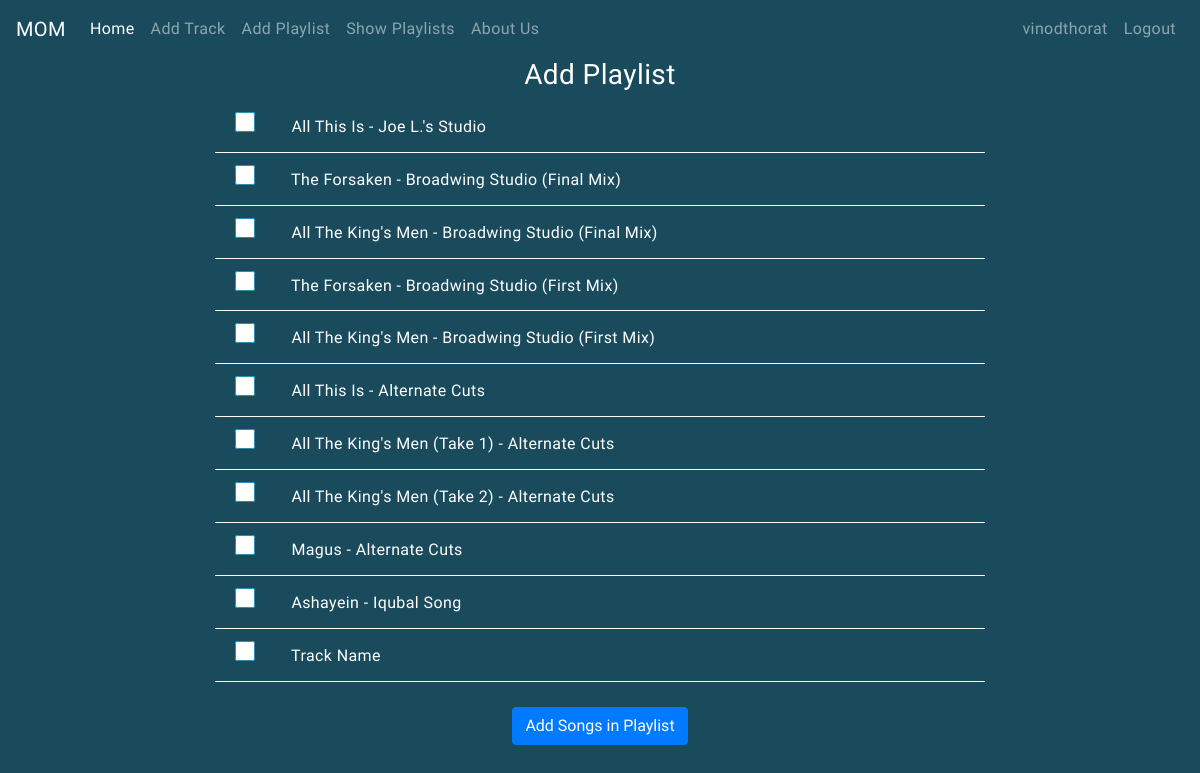
Page /add_tracks_to_playlist (signed in) on the committed database.
### app.py (models this page shows, shortened)
class User(UserMixin, db.Model):
    id = db.Column(db.Integer, primary_key=True)
    username = db.Column(db.String(15), unique=True)
    email = db.Column(db.String(50), unique=True)
    password = db.Column(db.String(80))

class Track(db.Model):
    track_id = db.Column(db.Integer, primary_key=True)
    name = db.Column(db.String(200), nullable=False)
    duration = db.Column(db.String(5), nullable=False)
    file = db.Column(db.String(1000), nullable=False)
    emotion = db.Column(db.String(10), nullable=False)

### app.py (the view)
@app.route('/add_tracks_to_playlist', methods=['POST','GET'])
def add_tracks_to_playlist():
    if request.method == 'POST':
        playlist_id = request.args.get('playlist_id')
        inputs = request.form.to_dict()
        for track_id in inputs:
            trackGroup = TrackGroup(
                track_id = int(track_id),
                playlist_id = playlist_id
            )
            db.session.add(trackGroup)
        db.session.commit()
        return redirect('/')
    else:
        tracks = Track.query.all()
        return render_template('add_tracks_to_playlist.html', tracks=tracks)

### app.py (called while the page is built)
@login_manager.user_loader
def load_user(user_id):
    return User.query.get(int(user_id))

### templates/add_tracks_to_playlist.html (shortened to what this page needs)
{% extends 'base.html' %}
{% block body %}
<div class="container">
    <center><h3 class="font-weight-normal">Add Playlist</h3></center>
    <form action="" method="POST">
        <ul class="list-group list-group-flush">
            {% for track in tracks %}
            <li class="list-group-item" style="background-color: #194b5d;border-color: #ffffff;">
                <input type="checkbox" name="{{track.track_id}}" class="checkbox" aria-label="Checkbox for following text input">
                {{track.name}}
            </li>
            {% endfor %}
        </ul>
        <br>
        <center><button class="btn btn-primary">Add Songs in Playlist</button></center>
    </form>
</div>
<br><br>
{% endblock%}

### templates/base.html (shortened to what this page needs)
<!DOCTYPE html>
<html lang="en">
<head>
    <link rel="stylesheet" href="https://stackpath.bootstrapcdn.com/bootstrap/4.4.1/css/bootstrap.min.css">
    <link rel="stylesheet" type="text/css" href="https://cdn.plyr.io/3.5.6/plyr.css">
    <link href="https://stackpath.bootstrapcdn.com/font-awesome/4.7.0/css/font-awesome.min.css" rel="stylesheet">
    <link rel="stylesheet" type="text/css" href="{{ url_for('static',filename='css/main.css')}}">
</head>
<body>
    <nav id="myNavBar" class="navbar navbar-expand-lg navbar-dark bg-dark">
        <a class="navbar-brand" href="#">MOM</a>
        <div class="collapse navbar-collapse" id="navbarSupportedContent">
          <ul class="navbar-nav mr-auto">
            <li class="nav-item active">
              <a class="nav-link" href="/">Home <span class="sr-only">(current)</span></a>
            </li>
            <li class="nav-item">
              <a class="nav-link" href="{{ url_for('add_track') }}">Add Track</a>
            </li>
            <li class="nav-item">
              <a class="nav-link" href="/add_playlist">Add Playlist</a>
            </li>
            <li class="nav-item">
              <a class="nav-link" href="/show_playlists">Show Playlists</a>
            </li>
            <li class="nav-item">
              <a class="nav-link" href="/aboupla">About Us</a>
            </li>
          </ul>
          <ul class="navbar-nav my-2 my-lg-0">
                {% if current_user.username is undefined %}
                <li class="nav-item"><a class="nav-link" href="/login">Login</a></li>
                <li class="nav-item"><a class="nav-link" href="/register">Register</a></li>
                {% else %}
                <li class="nav-item"><a class="nav-link" href="/profile">{{current_user.username}}</a></li>
                <li class="nav-item"><a class="nav-link" href="/logout">Logout</a></li>
                {% endif %}
          </ul>
        </div>
      </nav>
    {% block body %}{% endblock %}
</body>
</html>

### static/css/main.css (style rules this page uses)
.bg-dark { background-color:#194b5d!important }
html,body { -webkit-font-smoothing:antialiased; -webkit-text-size-adjust:100%; background-color:#194b5d; color:#fff; font-size:1rem; font-family:"Oxygen", HelveticaNeue, "Helvetica Neue", Helvetica, Arial, sans-serif; font-weight:400; letter-spacing:.025rem; line-height:1.618; }
*,::before,::after { box-sizing:border-box; }
* { -webkit-tap-highlight-color:rgba(0,0,0,0); -webkit-tap-highlight-color:transparent; }
.container { position:relative; margin:0 auto; max-width:800px; width:100%; }

### templates/add_tracks_to_playlist.html (style rules this page uses)
.list-group-item { background-color: #194b5d; border-color: #ffffff; }
.checkbox { margin-right: 2rem; mix-blend-mode: color-dodge; box-sizing: border-box; width: 1.25em; height: 1.25em; }

### rows in the picture
User: username "vinodthorat"
Track: name "All This Is - Joe L.'s Studio"
Track: name "The Forsaken - Broadwing Studio (Final Mix)"
Track: name "All The King's Men - Broadwing Studio (Final Mix)"
Track: name "The Forsaken - Broadwing Studio (First Mix)"
Track: name "All The King's Men - Broadwing Studio (First Mix)"
Track: name "All This Is - Alternate Cuts"
Track: name "All The King's Men (Take 1) - Alternate Cuts"
Track: name "All The King's Men (Take 2) - Alternate Cuts"
Track: name "Magus - Alternate Cuts"
Track: name "Ashayein - Iqubal Song"
Track: name "Track Name"
